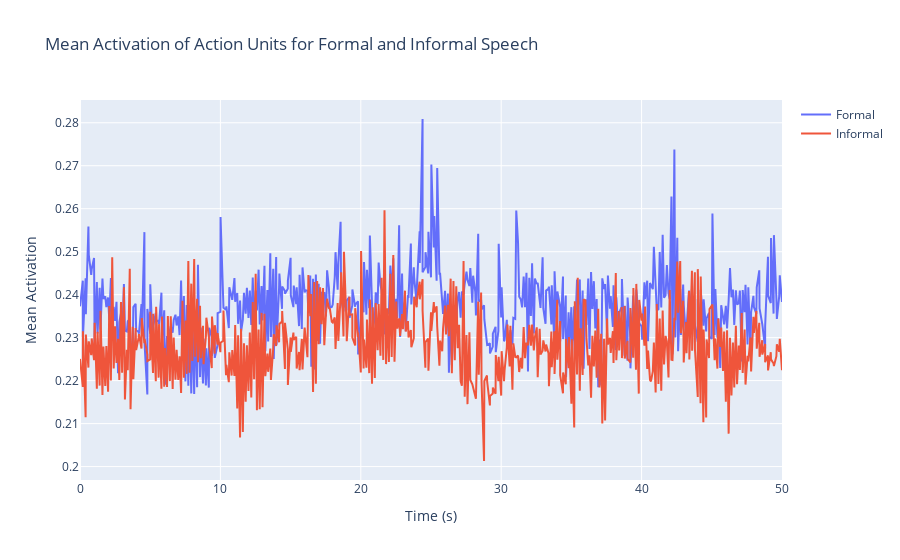

This figure's notebook cell:
### Code cell
# Comparing the formal and informal speech in terms of the mean activation of the action units

def mean_activation(df):
    mean = df.groupby('time')['value'].mean().reset_index()
    return mean

formal_mean = mean_activation(formal)
informal_mean = mean_activation(informal)

# Plotting the mean activation of the action units for formal and informal speech
fig = go.Figure()

fig.add_trace(go.Scatter(x=formal_mean['time'], y=formal_mean['value'], mode='lines', name='Formal'))
fig.add_trace(go.Scatter(x=informal_mean['time'], y=informal_mean['value'], mode='lines', name='Informal'))

fig.update_layout(title='Mean Activation of Action Units for Formal and Informal Speech',
                    xaxis_title='Time (s)',
                    yaxis_title='Mean Activation')

fig.show()

### Figure 1 — Plotly figure (JSON) as saved in the notebook; plotly's stock layout.template omitted (floating-point values rounded to 4 significant figures; data arrays with more than 128 entries replaced by an {"elided": "..."} marker saying what was removed)
{"data": [{"mode": "lines", "name": "Formal", "type": "scatter", "x": {"elided": "489 float values"}, "y": {"elided": "489 float values"}}, {"mode": "lines", "name": "Informal", "type": "scatter", "x": {"elided": "490 float values"}, "y": {"elided": "490 float values"}}], "layout": {"title": {"text": "Mean Activation of Action Units for Formal and Informal Speech"}, "xaxis": {"title": {"text": "Time (s)"}}, "yaxis": {"title": {"text": "Mean Activation"}}}}
